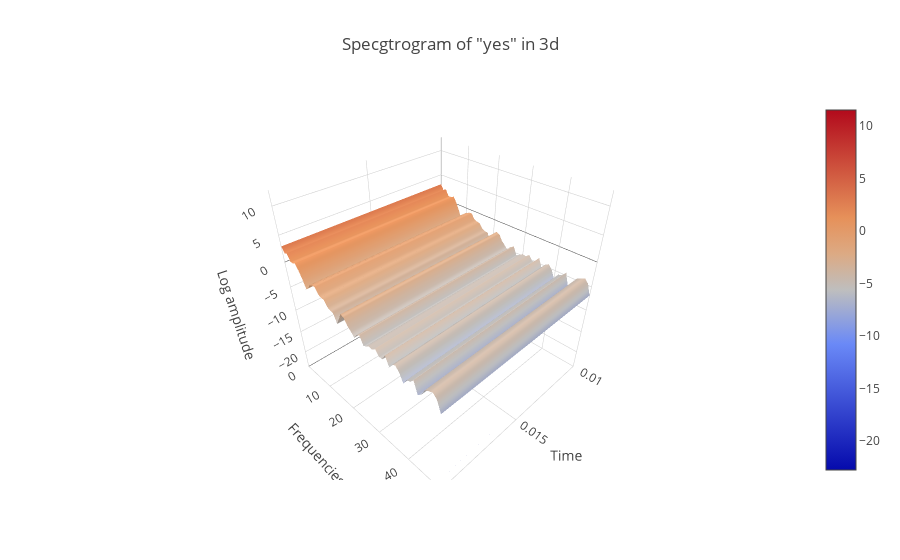

Notebook code for this chart:
### Code cell
data   = [go.Surface(z=spectrogram.T)]
layout = go.Layout(
    title = 'Specgtrogram of "yes" in 3d',
    scene = dict(
    yaxis = dict(title='Frequencies'   , range=freqs),
    xaxis = dict(title='Time'          , range=times),
    zaxis = dict(title='Log amplitude'              ),
    ),
)
fig = go.Figure(data=data, layout=layout)
py.iplot(fig)

### Figure 1 — Plotly figure (JSON) as saved in the notebook; plotly's stock layout.template omitted (floating-point values rounded to 4 significant figures; data arrays with more than 128 entries replaced by an {"elided": "..."} marker saying what was removed)
{"data": [{"type": "surface", "z": {"elided": "161x99 float values"}}], "layout": {"scene": {"xaxis": {"range": [0.01, 0.02, 0.03, 0.04, 0.05, 0.06, 0.07, 0.08, 0.09, 0.1, 0.11, 0.12, 0.13, 0.14, 0.15, 0.16, 0.17, 0.18, 0.19, 0.2, 0.21, 0.22, 0.23, 0.24, 0.25, 0.26, 0.27, 0.28, 0.29, 0.3, 0.31, 0.32, 0.33, 0.34, 0.35, 0.36, 0.37, 0.38, 0.39, 0.4, 0.41, 0.42, 0.43, 0.44, 0.45, 0.46, 0.47, 0.48, 0.49, 0.5, 0.51, 0.52, 0.53, 0.54, 0.55, 0.56, 0.57, 0.58, 0.59, 0.6, 0.61, 0.62, 0.63, 0.64, 0.65, 0.66, 0.67, 0.68, 0.69, 0.7, 0.71, 0.72, 0.73, 0.74, 0.75, 0.76, 0.77, 0.78, 0.79, 0.8, 0.81, 0.82, 0.83, 0.84, 0.85, 0.86, 0.87, 0.88, 0.89, 0.9, 0.91, 0.92, 0.93, 0.94, 0.95, 0.96, 0.97, 0.98, 0.99], "title": "Time"}, "yaxis": {"range": {"elided": "161 int values"}, "title": "Frequencies"}, "zaxis": {"title": "Log amplitude"}}, "title": "Specgtrogram of \"yes\" in 3d"}}
